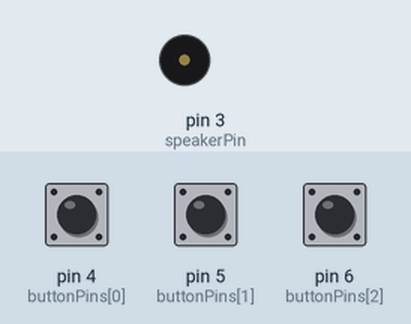
The sketch below on a simulated Arduino Uno, built with avr-gcc and run on an emulated ATmega328P. On the bench: buzzer (waves = sounding). The inputs (shaded band) are chosen by the test bench; at power-on: pin 4 (buttonPins[0]) HIGH, pin 5 (buttonPins[1]) HIGH, pin 6 (buttonPins[2]) HIGH.

Above: at 1.2 s.
1.3 s: pin 4 (buttonPins[0]) pulled LOW for 0.15 s
At 1.37 s:
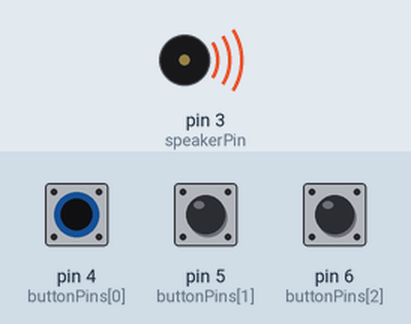
2.9 s: pin 4 (buttonPins[0]) pulled LOW for 3.2 s
At 7.3 s:
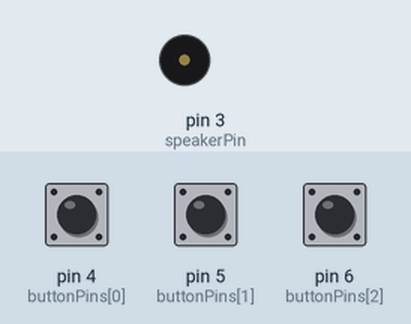
7.6 s: pin 5 (buttonPins[1]) pulled LOW for 3.2 s
At 8.5 s:
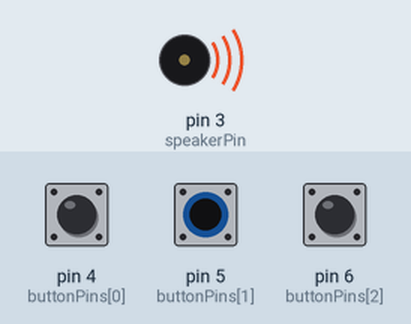
Timing chart, 0 to 12.3 s (numbered marks = the images above; inputs shaded):
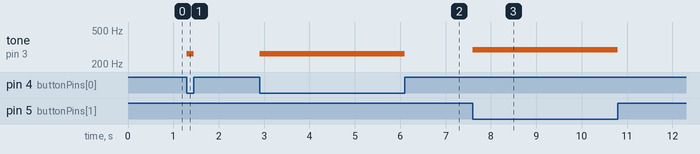

Measured:
- after the input at 1.3 s, tone on pin 3 (speakerPin): silent → 262 Hz at once, → silent 0.15 s later
- after the input at 2.9 s, tone on pin 3 (speakerPin): silent → 262 Hz at once, → silent 3.2 s later
- after the input at 7.6 s, tone on pin 3 (speakerPin): silent → 294 Hz at once, → silent 3.2 s later

The sketch:

5_ToneKeyboard_3key.ino
```cpp
/*
  Read 3 push buttons and play notes

  Connect 3 buttons to ground and to input pins (4-6)
  Connect a piezo buzzer to GND and to output pin (3)
*/
#include "pitches.h"

// Notes to play from the "pitches" library
int notes[] = { NOTE_C4, NOTE_D4, NOTE_E4, NOTE_F4 };
const int buttonPins[] = { 4, 5, 6 };
const int buttonCount = 3;//You could add more buttons and tones
const int speakerPin = 3;

void setup() {
  //Using a for loop to set all the pins as input
  for (int i = 0; i < buttonCount; i++) {
    pinMode(buttonPins[i], INPUT_PULLUP);
  }
}

void loop() {
  bool buttonPressed = false;
  for (int i = 0; i < buttonCount; i++) {
    if (digitalRead(buttonPins[i]) == LOW) {
      tone(speakerPin, notes[i]);
      buttonPressed = true;
      break; // Only play one tone at a time
    }
  }
  if (!buttonPressed) {
    noTone(speakerPin);
  }
}
```
